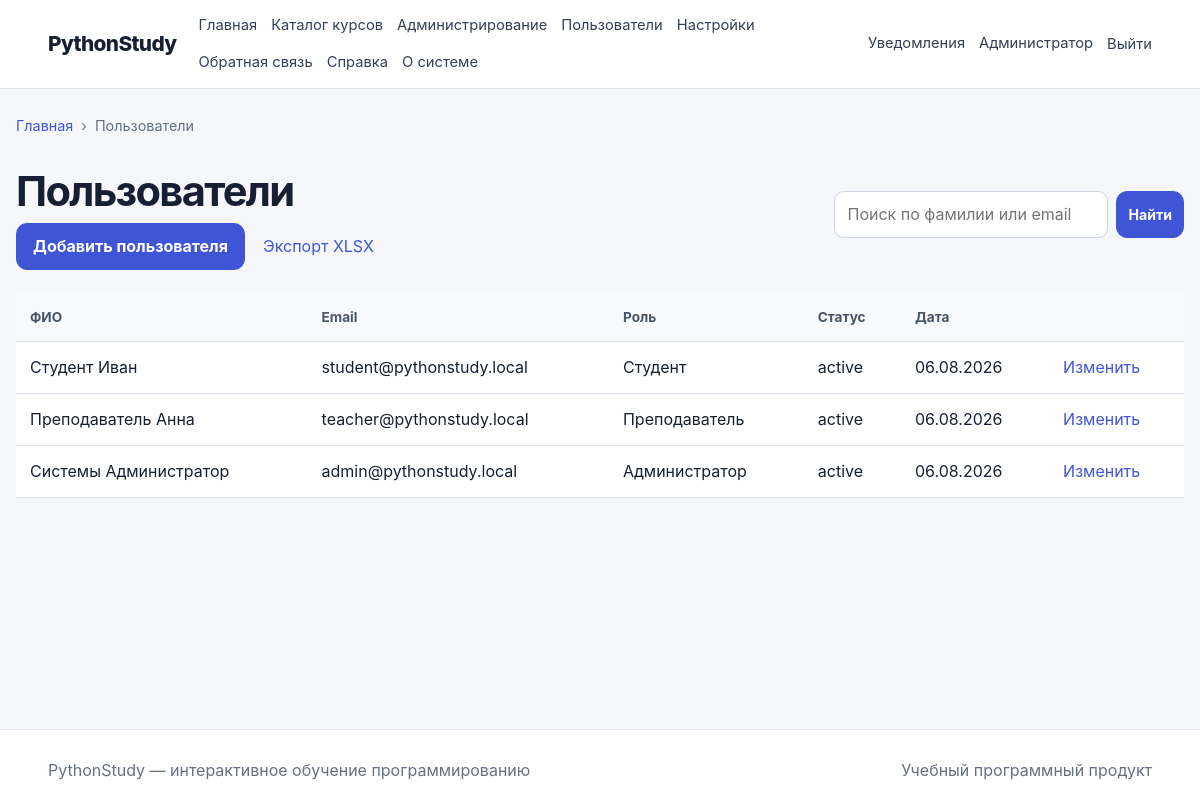
Page /admin/users (signed in) on the committed database.
### app/models/user.py (models this page shows, shortened)
class User(UserMixin, TimestampMixin, db.Model):
    __tablename__ = "users"
    id = db.Column(db.BigInteger().with_variant(db.Integer, "sqlite"), primary_key=True)
    role_id = db.Column(db.BigInteger().with_variant(db.Integer, "sqlite"), db.ForeignKey("roles.id"), nullable=False)
    username = db.Column(db.String(80), unique=True, index=True)
    email = db.Column(db.String(255), unique=True, nullable=False, index=True)
    password_hash = db.Column(db.String(255), nullable=False)
    last_name = db.Column(db.String(100), nullable=False)
    first_name = db.Column(db.String(100), nullable=False)
    middle_name = db.Column(db.String(100))
    avatar_path = db.Column(db.String(500))
    status = db.Column(db.String(30), default="active", nullable=False, index=True)
    is_email_verified = db.Column(db.Boolean, default=False, nullable=False)
    last_login_at = db.Column(db.DateTime(timezone=True))
    role = db.relationship("Role", back_populates="users")
    taught_courses = db.relationship("Course", back_populates="teacher", foreign_keys="Course.teacher_id")
    enrollments = db.relationship("CourseEnrollment", back_populates="user", cascade="all, delete-orphan")
    lesson_progress = db.relationship("LessonProgress", back_populates="user", cascade="all, delete-orphan")
    submissions = db.relationship("Submission", back_populates="user", cascade="all, delete-orphan", foreign_keys="Submission.user_id")
    quiz_attempts = db.relationship("QuizAttempt", back_populates="user", cascade="all, delete-orphan")
    notifications = db.relationship("Notification", back_populates="user", cascade="all, delete-orphan")
    @property
    def full_name(self):
        return " ".join(filter(None, [self.last_name, self.first_name, self.middle_name]))
    @property
    def is_active_account(self):
        return self.status == "active"
    @property
    def is_active(self):
        return self.is_active_account
    def has_role(self, *codes):
        return bool(self.role and self.role.code in codes)

class Role(db.Model):
    __tablename__ = "roles"
    id = db.Column(db.BigInteger().with_variant(db.Integer, "sqlite"), primary_key=True)
    code = db.Column(db.String(30), unique=True, nullable=False, index=True)
    name = db.Column(db.String(100), nullable=False)
    description = db.Column(db.Text)
    created_at = db.Column(db.DateTime(timezone=True), default=utcnow, nullable=False)
    users = db.relationship("User", back_populates="role", lazy="dynamic")

### app/admin/routes.py (the view)
@bp.route("/users")
@roles_required("admin")
def users():
    query = request.args.get("q", "").strip()
    users_query = User.query
    if query:
        users_query = users_query.filter((User.email.ilike(f"%{query}%")) | (User.last_name.ilike(f"%{query}%")))
    return render_template("admin/users.html", users=users_query.order_by(User.created_at.desc()).all(), q=query, breadcrumbs=[("Главная", "public.index"), ("Пользователи", None)])

### app/context_processors.py (called while the page is built)
def inject_global_context():
    return {
        "current_path": request.path,
        "is_authenticated": current_user.is_authenticated,
    }

### app/templates/admin/users.html (shortened to what this page needs)
{% extends 'base.html' %}
{% block content %}
  <div class="page-title">
    <div>
      <h1>Пользователи</h1>
      <div class="actions">
        <a class="button" href="{{ url_for('admin.user_create') }}">Добавить пользователя</a>
        <a href="{{ url_for('admin.users_export') }}">Экспорт XLSX</a>
      </div>
    </div>
    <form method="get" class="search-form">
      <input name="q" value="{{ q }}" placeholder="Поиск по фамилии или email">
      <button class="button small">Найти</button>
    </form>
  </div>
  <table>
    <thead>
      <tr>
        <th>ФИО</th>
        <th>Email</th>
        <th>Роль</th>
        <th>Статус</th>
        <th>Дата</th>
        <th></th>
      </tr>
    </thead>
    <tbody>
      {% for user in users %}
        <tr>
          <td>{{ user.full_name }}</td>
          <td>{{ user.email }}</td>
          <td>{{ user.role.name }}</td>
          <td>{{ user.status }}</td>
          <td>{{ user.created_at.strftime("%d.%m.%Y") }}</td>
          <td>
            <a href="{{ url_for('admin.user_edit', user_id=user.id) }}">Изменить</a>
          </td>
        </tr>
      {% endfor %}
    </tbody>
  </table>
{% endblock %}

### app/templates/base.html (shortened to what this page needs)
<!DOCTYPE html>
<html lang="ru">
  <head>
    <link rel="stylesheet" href="{{ url_for('static', filename='css/main.css') }}">
    <link rel="stylesheet" href="{{ url_for('static', filename='css/responsive.css') }}">
  </head>
  <body>
    <header class="topbar">
      <a class="brand" href="{{ url_for('public.index') }}">PythonStudy</a>
      <nav class="main-nav" aria-label="Основное меню">
        <a href="{{ url_for('public.index') }}">Главная</a>
        <a href="{{ url_for('public.courses') }}">Каталог курсов</a>
        {% if current_user.is_authenticated and current_user.has_role('student') %}
          <a href="{{ url_for('student.dashboard') }}">Личный кабинет</a>
          <a href="{{ url_for('student.my_courses') }}">Мои курсы</a>
          <a href="{{ url_for('student.submissions') }}">Решения</a>
          <a href="{{ url_for('student.quiz_attempts') }}">Тесты</a>
          <a href="{{ url_for('student.progress') }}">Прогресс</a>
          <a href="{{ url_for('student.achievements') }}">Достижения</a>
        {% elif current_user.is_authenticated and current_user.has_role('teacher') %}
          <a href="{{ url_for('teacher.dashboard') }}">Кабинет преподавателя</a>
          <a href="{{ url_for('teacher.courses') }}">Мои курсы</a>
        {% elif current_user.is_authenticated and current_user.has_role('admin') %}
          <a href="{{ url_for('admin.dashboard') }}">Администрирование</a>
          <a href="{{ url_for('admin.users') }}">Пользователи</a>
          <a href="{{ url_for('admin.settings') }}">Настройки</a>
        {% endif %}
        <a href="{{ url_for('public.feedback') }}">Обратная связь</a>
        <a href="{{ url_for('public.help_page') }}">Справка</a>
        <a href="{{ url_for('public.about') }}">О системе</a>
      </nav>
      <div class="auth-zone">
        {% if current_user.is_authenticated %}
          <a href="{{ url_for('student.notifications') }}">Уведомления</a>
          <a href="{{ url_for('student.profile') }}">{{ current_user.first_name }}</a>
          <form method="post" action="{{ url_for('auth.logout') }}" class="inline-form">
            <button class="link-button" type="submit">Выйти</button>
          </form>
        {% else %}
          <a href="{{ url_for('auth.login') }}">Войти</a>
          <a class="button small" href="{{ url_for('auth.register') }}">Регистрация</a>
        {% endif %}
      </div>
    </header>
    <main class="page-shell">
      {% include 'partials/breadcrumbs.html' %}
      {% block content %}{% endblock %}
    </main>
    <footer class="footer">
      <div>PythonStudy — интерактивное обучение программированию</div>
      <div>Учебный программный продукт</div>
    </footer>
  </body>
</html>

### app/static/css/main.css (style rules this page uses)
:root { --bg: #f5f7fb; --surface: #ffffff; --surface-soft: #eef2ff; --text: #172033; --muted: #667085; --line: #dfe4ee; --primary: #4055d6; --primary-dark: #2f43b9; --success: #18794e; --danger: #b42318; --warning: #a15c00; --radius: 16px; --shadow: 0 12px 35px rgba(27, 39, 94, 0.08); }
* { box-sizing: border-box; }
html { scroll-behavior: smooth; }
body { margin: 0; font-family: Inter, -apple-system, BlinkMacSystemFont, "Segoe UI", sans-serif; color: var(--text); background: var(--bg); line-height: 1.55; }
a { color: var(--primary); text-decoration: none; }
button, input, textarea, select { font: inherit; }
button { cursor: pointer; }
.topbar { position: sticky; top: 0; z-index: 20; display: grid; grid-template-columns: auto 1fr auto; align-items: center; gap: 22px; padding: 14px 4vw; background: rgba(255,255,255,.96); border-bottom: 1px solid var(--line); backdrop-filter: blur(14px); }
.brand { font-size: 1.3rem; font-weight: 850; color: var(--text); letter-spacing: -.03em; }
.main-nav, .auth-zone { display: flex; align-items: center; gap: 14px; flex-wrap: wrap; }
.main-nav a, .auth-zone a, .link-button { color: #344054; font-size: .92rem; }
.auth-zone { justify-content: flex-end; }
.inline-form { display: inline; margin: 0; }
.link-button { border: 0; background: transparent; padding: 0; }
.page-shell { width: min(1180px, calc(100% - 32px)); margin: 0 auto; min-height: calc(100vh - 160px); padding: 26px 0 56px; }
.footer { display: flex; justify-content: space-between; gap: 16px; padding: 28px 4vw; color: var(--muted); background: #fff; border-top: 1px solid var(--line); }
.button { display: inline-flex; align-items: center; justify-content: center; gap: 8px; border: 1px solid var(--primary); border-radius: 11px; padding: 10px 16px; background: var(--primary); color: #fff; font-weight: 700; text-decoration: none; transition: .15s ease; }
.button.small { padding: 7px 11px; font-size: .88rem; }
.actions, .page-title, .section-heading, .dashboard-header { display: flex; align-items: center; justify-content: space-between; gap: 18px; }
.actions { justify-content: flex-start; flex-wrap: wrap; }
.page-title { margin-bottom: 24px; }
.page-title h1, .dashboard-header h1 { margin: 0; font-size: clamp(1.8rem, 4vw, 2.6rem); letter-spacing: -.04em; }
form { display: grid; gap: 14px; }
input, textarea, select { width: 100%; padding: 10px 12px; border: 1px solid #cfd6e3; border-radius: 10px; background: #fff; color: var(--text); outline: none; }
table { width: 100%; border-collapse: collapse; background: #fff; }
th, td { padding: 13px 14px; text-align: left; border-bottom: 1px solid var(--line); vertical-align: top; }
th { color: #475467; background: #f8f9fc; font-size: .85rem; }
.search-form { display: flex; flex-direction: row; gap: 8px; }

### rows in the picture
User: first_name "Администратор", full_name "Системы Администратор", email "admin@pythonstudy.local", role.name "Администратор", status "active", created_at "06.08.2026"
User: full_name "Студент Иван", email "student@pythonstudy.local", role.name "Студент", status "active", created_at "06.08.2026"
User: full_name "Преподаватель Анна", email "teacher@pythonstudy.local", role.name "Преподаватель", status "active", created_at "06.08.2026"

### other values in the picture
{{ item[0] }} "Главная"
{{ item[0] }} "Пользователи"
